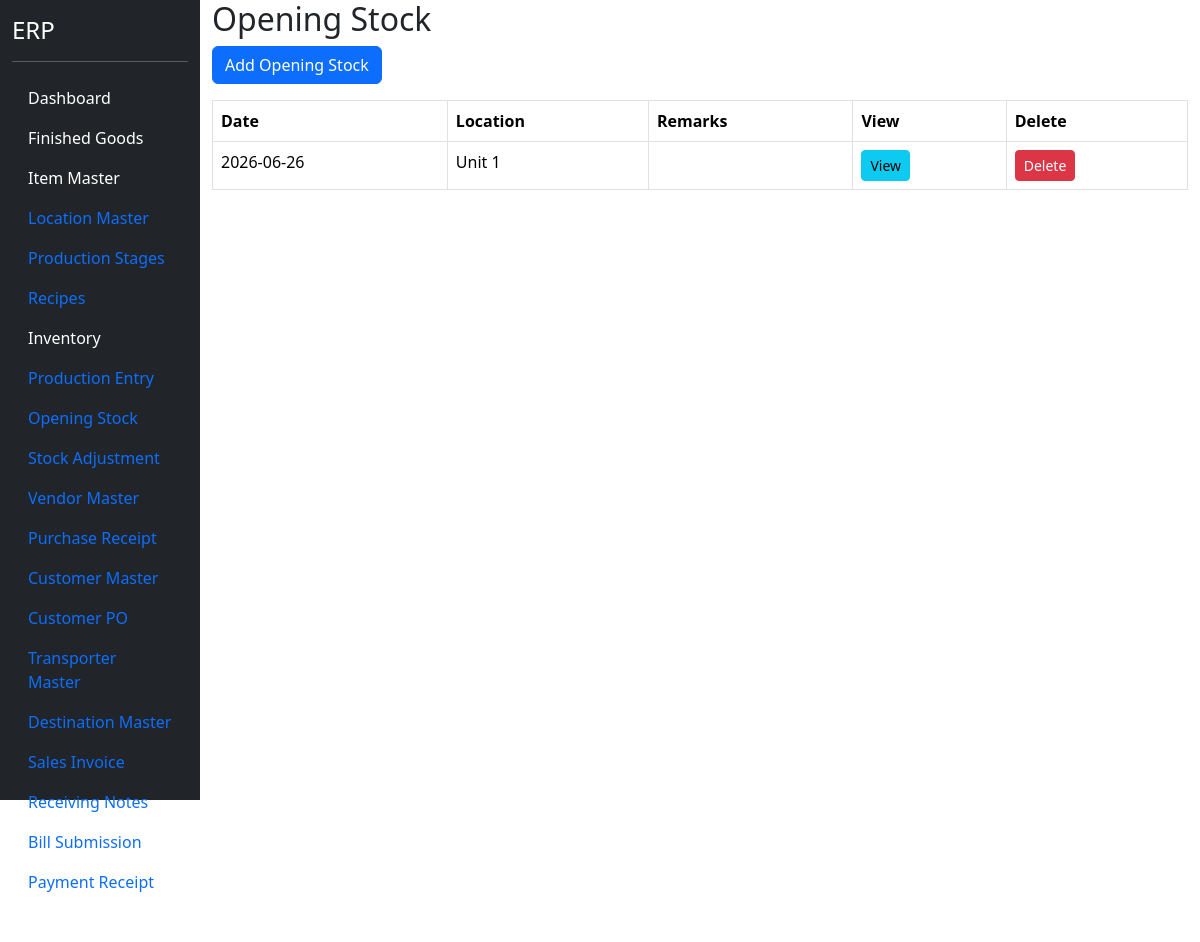
The app's page /opening-stock (signed in), older data.
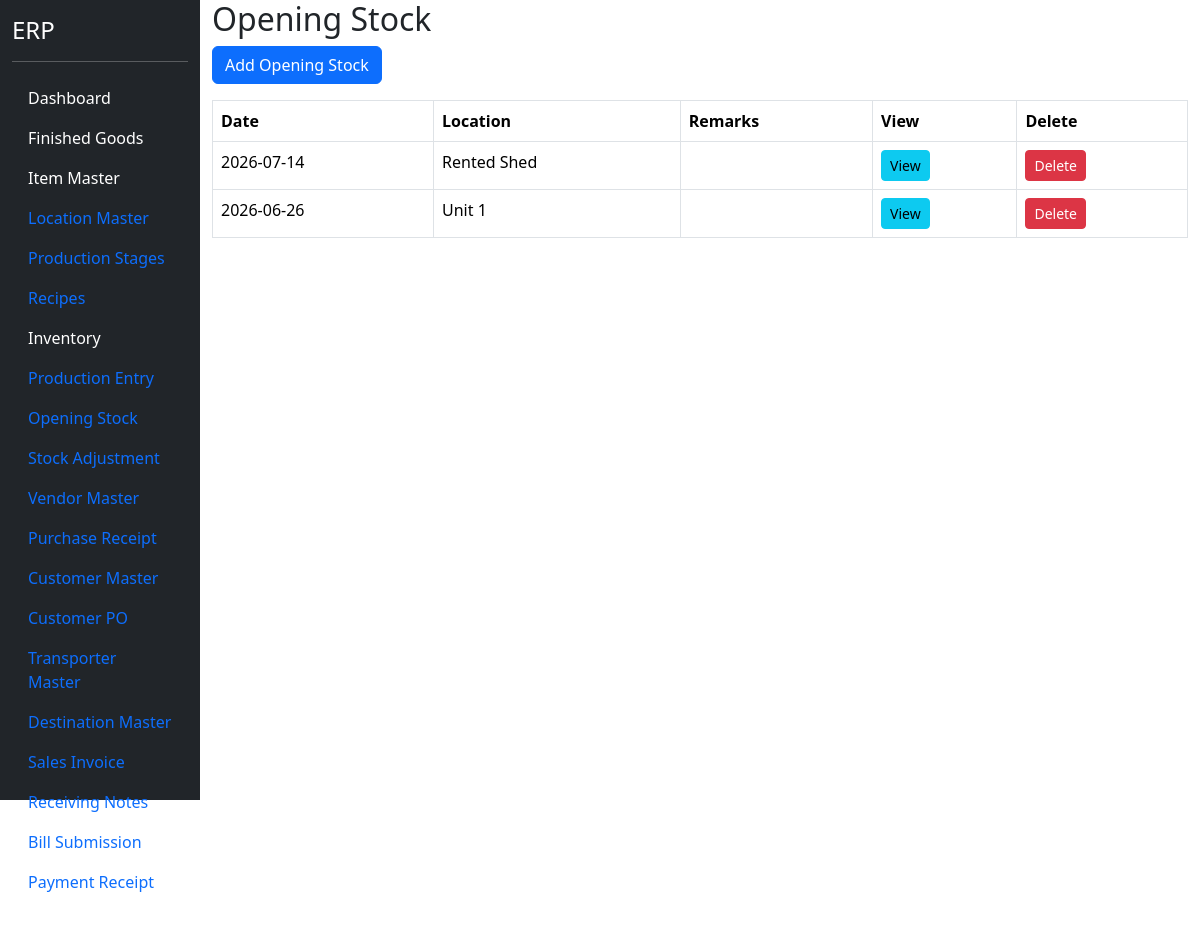
The same page, newer data.
### models.py (models this page shows)
class OpeningStock(db.Model):
    __tablename__ = "opening_stock"
    id = db.Column(
        db.Integer,
        primary_key=True
    )
    opening_date = db.Column(
        db.Date,
        nullable=False
    )
    location_id = db.Column(
        db.Integer,
        db.ForeignKey("location_master.id"),
        nullable=False
    )
    remarks = db.Column(
        db.String(500)
    )
    location = db.relationship(
        "LocationMaster"
    )
    details = db.relationship(
        "OpeningStockDetail",
        backref="opening_stock",
        cascade="all, delete-orphan"
    )

class LocationMaster(db.Model):
    __tablename__ = "location_master"
    id = db.Column(
        db.Integer,
        primary_key=True
    )
    location_code = db.Column(
        db.String(20),
        unique=True,
        nullable=False
    )
    location_name = db.Column(
        db.String(100),
        nullable=False
    )
    active = db.Column(
        db.Boolean,
        default=True
    )

### blueprints/masters/routes.py (the view)
@masters_bp.route("/opening-stock")
@login_required
def opening_stock():
    opening_list = OpeningStock.query.order_by(
        OpeningStock.opening_date.desc(),
        OpeningStock.id.desc()
    ).all()
    return render_template(
        "opening_stock.html",
        opening_list=opening_list
    )

### app.py (called while the page is built)
@login_manager.user_loader
def load_user(user_id):
    return User.query.get(int(user_id))

### templates/opening_stock.html (shortened to what this page needs)
{% extends "base.html" %}
{% block content %}
<h2>
</h2>
<a
href="/opening-stock/add"
class="btn btn-primary mb-3">
Add Opening Stock
</a>
<table class="table table-bordered">
<thead>
<tr>
<th>Date</th>
<th>Location</th>
<th>Remarks</th>
<th>View</th>
<th>Delete</th>
</tr>
</thead>
<tbody>
{% for row in opening_list %}
<tr>
<td>
{{ row.opening_date }}
</td>
<td>
{{ row.location.location_name }}
</td>
<td>
</td>
<td>
<a
href="/opening-stock/view/{{ row.id }}"
class="btn btn-info btn-sm">
View
</a>
</td>
<td>
<button
class="btn btn-danger btn-sm">
Delete
</button>
</td>
</tr>
{% endfor %}
</tbody>
</table>
{% endblock %}

### templates/base.html (shortened to what this page needs)
<!DOCTYPE html>
<html>
<head>
<link href="https://cdn.jsdelivr.net/npm/bootstrap@5.3.3/dist/css/bootstrap.min.css" rel="stylesheet">
<link href="https://cdn.jsdelivr.net/npm/select2@4.1.0-rc.0/dist/css/select2.min.css" rel="stylesheet" />
<link href="https://cdn.jsdelivr.net/npm/tom-select/dist/css/tom-select.bootstrap5.min.css" rel="stylesheet">
<link rel="stylesheet"
href="https://cdn.datatables.net/1.13.8/css/jquery.dataTables.min.css">
<link rel="stylesheet"
href="https://cdn.datatables.net/buttons/2.4.2/css/buttons.dataTables.min.css">
<link rel="stylesheet"
href="https://cdn.datatables.net/fixedheader/3.4.0/css/fixedHeader.dataTables.min.css">
<link rel="stylesheet"
href="https://cdn.datatables.net/fixedcolumns/4.3.0/css/fixedColumns.dataTables.min.css">
</head>
<body>
<div class="container-fluid">
<div class="row">
<div class="col-2 bg-dark text-white vh-100">
<h4 class="mt-3">ERP</h4>
<hr>
<ul class="nav flex-column">
<li class="nav-item">
<a class="nav-link text-white"
href="/dashboard">
Dashboard
</a>
</li>
<li class="nav-item">
<a class="nav-link text-white"
href="/finished-goods">
Finished Goods
</a>
</li>
<li class="nav-item">
    <a class="nav-link text-white"
       href="/items">
       Item Master
    </a>
</li>
<li class="nav-item">
    <a class="nav-link" href="/locations">
        Location Master
    </a>
</li>
<li class="nav-item">
    <a href="/production-stages"
       class="nav-link">
        Production Stages
    </a>
</li>
<li class="nav-item">
    <a href="/recipes"
       class="nav-link">
        Recipes
    </a>
</li>
<li class="nav-item">
    <a href="/inventory"
       class="nav-link text-white">
        Inventory
    </a>
</li>
<li class="nav-item">
    <a href="/production"
       class="nav-link">
        Production Entry
    </a>
</li>
<li class="nav-item">
    <a href="/opening-stock"
       class="nav-link">
        Opening Stock
    </a>
</li>
<li class="nav-item">
    <a href="/stock-adjustment"
       class="nav-link">
        Stock Adjustment
    </a>
</li>
<li class="nav-item">
    <a href="/vendors"
       class="nav-link">
        Vendor Master
    </a>
</li>
<li class="nav-item">
    <a href="/purchase-receipt"
       class="nav-link">
        Purchase Receipt
    </a>
</li>
<li class="nav-item">
<a
class="nav-link"
href="/customers">
Customer Master
</a>
</li>
<li class="nav-item">
<a
class="nav-link"
href="/customer-po">
Customer PO
</a>
</li>
<li class="nav-item">
<a
class="nav-link"
href="/transporter">
Transporter Master
</a>
</li>
<li class="nav-item">
<a
class="nav-link"
href="/destination">
Destination Master
</a>
</li>
<li class="nav-item">
<a
class="nav-link"
href="/sales-invoice">
Sales Invoice
</a>
</li>
<li>
    <a
        class="nav-link"
        href="/receiving-note">
        Receiving Notes
    </a>
</li>
<li>
    <a
        class="nav-link"
        href="/bill-submission">
        Bill Submission
    </a>
</li>
<li class="nav-item">
<a
class="nav-link"
href="{{ url_for('masters.payment') }}">
Payment Receipt
</a>
</li>
<li class="nav-item">
<a class="nav-link text-white"
href="/logout">
</a>
</li>
</ul>
</div>
<div class="col-10">
<link
rel="stylesheet"
href="https://cdn.datatables.net/1.13.8/css/jquery.dataTables.min.css">
{% block content %}
{% endblock %}
</div>
</div>
</div>
</body>
</html>

Row changes from the older to the newer data that the page shows:
added OpeningStock: opening_date "2026-07-14", location.location_name "Rented Shed"
